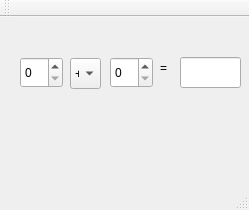
<?xml version="1.0" encoding="UTF-8"?>
<ui version="4.0">
 <class>MainWindow</class>
 <widget class="QMainWindow" name="MainWindow">
  <property name="geometry">
   <rect>
    <x>0</x>
    <y>0</y>
    <width>249</width>
    <height>210</height>
   </rect>
  </property>
  <property name="windowTitle">
   <string>MainWindow</string>
  </property>
  <widget class="QWidget" name="centralWidget">
   <widget class="QSpinBox" name="firstArgument">
    <property name="geometry">
     <rect>
      <x>20</x>
      <y>40</y>
      <width>43</width>
      <height>31</height>
     </rect>
    </property>
   </widget>
   <widget class="QComboBox" name="operationBox">
    <property name="geometry">
     <rect>
      <x>70</x>
      <y>41</y>
      <width>31</width>
      <height>31</height>
     </rect>
    </property>
    <item>
     <property name="text">
      <string>+</string>
     </property>
    </item>
    <item>
     <property name="text">
      <string>-</string>
     </property>
    </item>
    <item>
     <property name="text">
      <string>*</string>
     </property>
    </item>
    <item>
     <property name="text">
      <string>/</string>
     </property>
    </item>
   </widget>
   <widget class="QSpinBox" name="secondArgument">
    <property name="geometry">
     <rect>
      <x>110</x>
      <y>40</y>
      <width>43</width>
      <height>31</height>
     </rect>
    </property>
   </widget>
   <widget class="QLineEdit" name="answer">
    <property name="geometry">
     <rect>
      <x>180</x>
      <y>40</y>
      <width>61</width>
      <height>31</height>
     </rect>
    </property>
   </widget>
   <widget class="QLabel" name="equally">
    <property name="geometry">
     <rect>
      <x>160</x>
      <y>40</y>
      <width>16</width>
      <height>21</height>
     </rect>
    </property>
    <property name="text">
     <string>=</string>
    </property>
   </widget>
  </widget>
  <widget class="QMenuBar" name="menuBar">
   <property name="geometry">
    <rect>
     <x>0</x>
     <y>0</y>
     <width>249</width>
     <height>20</height>
    </rect>
   </property>
  </widget>
  <widget class="QToolBar" name="mainToolBar">
   <attribute name="toolBarArea">
    <enum>TopToolBarArea</enum>
   </attribute>
   <attribute name="toolBarBreak">
    <bool>false</bool>
   </attribute>
  </widget>
  <widget class="QStatusBar" name="statusBar"/>
 </widget>
 <layoutdefault spacing="6" margin="11"/>
 <resources/>
 <connections/>
</ui>
